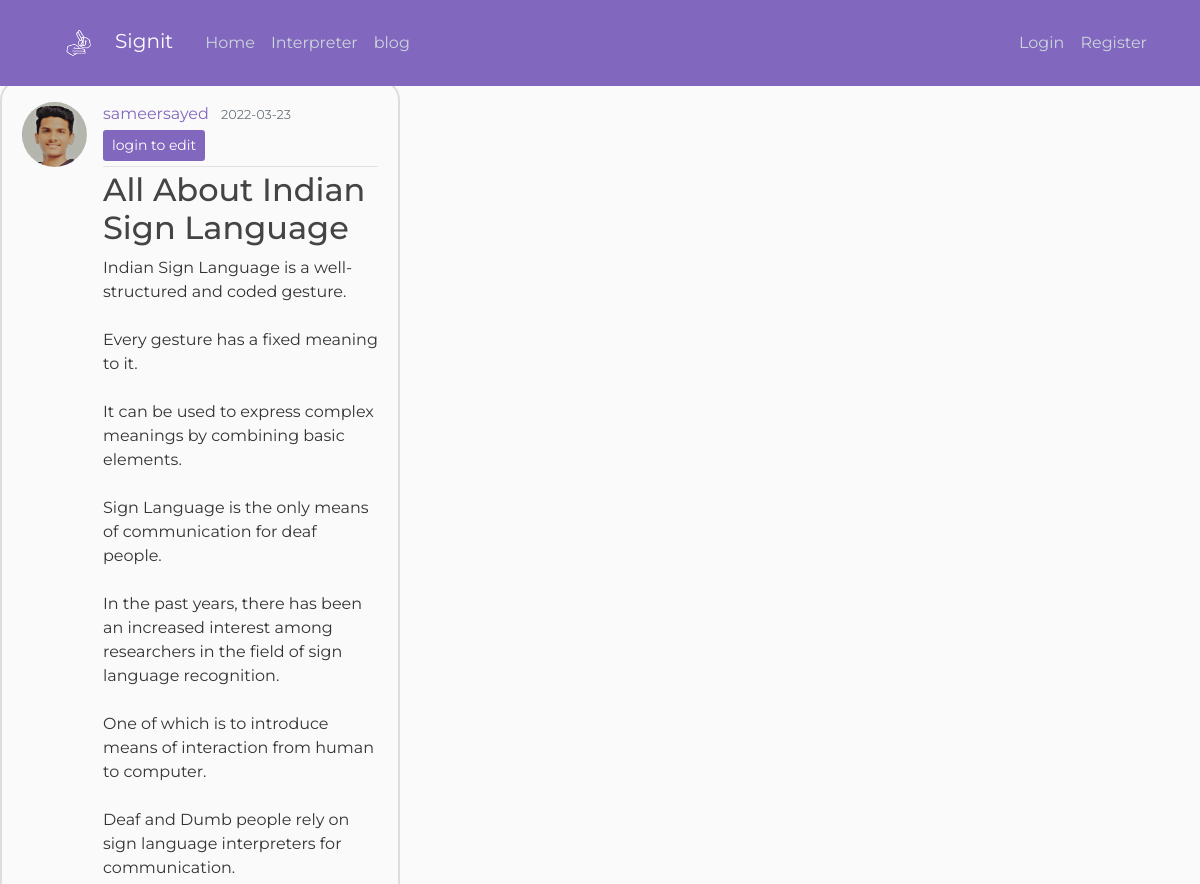
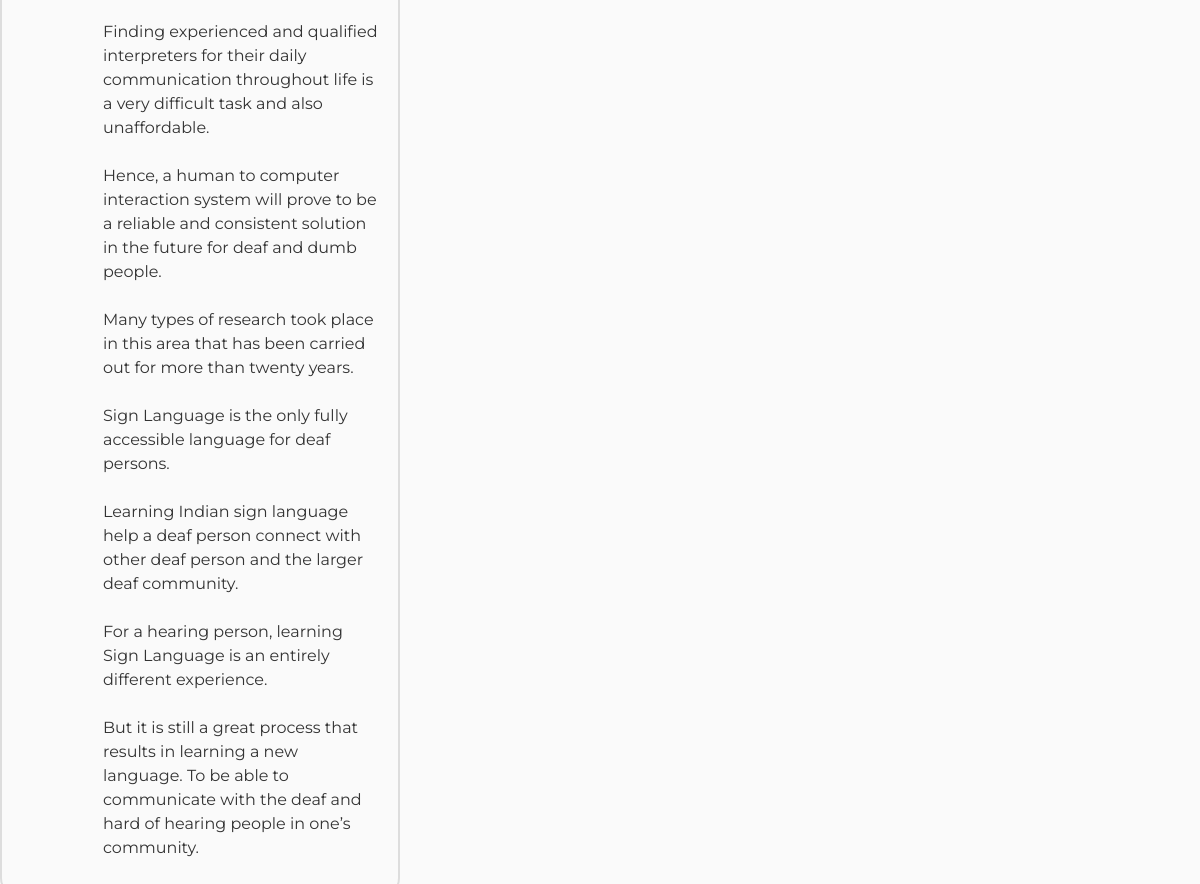
/post/1, run on the app's committed database (2 pictures, top to bottom).
### flaskblog/models.py (models this page shows, shortened)
class User(db.Model, UserMixin):
    id = db.Column(db.Integer, primary_key=True)
    username = db.Column(db.String(20), unique=True, nullable=False)
    email = db.Column(db.String(120), unique=True, nullable=False)
    image_file = db.Column(db.String(20), nullable=False, default='default.jpg')
    password = db.Column(db.String(60), nullable=False)
    posts = db.relationship('Post', backref='author', lazy=True)

class Post(db.Model):
    id = db.Column(db.Integer, primary_key=True)
    title = db.Column(db.String(100), nullable=False)
    date_posted = db.Column(db.DateTime, nullable=False, default=datetime.utcnow)
    content = db.Column(db.Text, nullable=False)
    user_id = db.Column(db.Integer, db.ForeignKey('user.id'), nullable=False)

### flaskblog/posts/routes.py (the view)
@posts.route("/post/<int:post_id>")
def post(post_id):
    post = Post.query.get_or_404(post_id)
    return render_template('post.html', title=post.title, post=post)

### flaskblog/templates/post.html (shortened to what this page needs)
{% extends "layout.html" %}
{% block content %}
  <article class="media content-section">
    <img class="rounded-circle article-img" src="{{ url_for('static', filename='profile_pics/' + post.author.image_file) }}">
    <div class="media-body">
      <div class="article-metadata">
        <a class="mr-2" href="{{ url_for('users.user_posts', username=post.author.username) }}">{{ post.author.username }}</a>
        <small class="text-muted">{{ post.date_posted.strftime('%Y-%m-%d') }}</small>
        {% if post.author == current_user %}
          <div>
            <a class="btn btn-secondary btn-sm mt-1 mb-1" href="{{ url_for('posts.update_post', post_id=post.id) }}">Update</a>
            <button type="button" class="btn btn-danger btn-sm m-1" data-toggle="modal" data-target="#deleteModal">Delete</button>
          </div>
        {% else %}
        <div>
          <a class="btn colored-section btn-sm mt-1 mb-1" href="{{ url_for('users.login')}}">login to edit</a>
        </div>
        {% endif %}
      </div>
      <h2 class="article-title">{{ post.title }}</h2>
      <p class="article-content">{{ post.content }}</p>
    </div>
  </article>
{% endblock content %}

### flaskblog/static/main.css (style rules this page uses)
body { background: #fafafa; color: #333333; margin-top: 5rem; font-family: 'Montserrat'; }
h1, h2, h3, h4, h5, h6 { color: #444444; font-weight: 500; }
.content-section { max-width: 400px; border: 2px solid #dddddd; border-radius: 20px; margin-bottom: 20px; display: flex; padding: 20px; }
.article-title { color: #444444; }
.article-content { white-space: pre-line; }
.article-img { height: 65px; width: 65px; margin-right: 16px; }
.article-metadata { padding-bottom: 1px; margin-bottom: 4px; border-bottom: 1px solid #e3e3e3 }
.colored-section { background-color: #8267BE; color: #fff; }
a { color:#8267BE; }

### data on the page
User: image_file (picture), author.username "sameersayed"
Post: date_posted "2022-03-23", title "All About Indian Sign Language", content "Indian Sign Language is a well-structured and coded gesture. Every gesture has a fixed meaning to it. It can be used to express complex meanings by combining basic elements. Sign Language is the only means of communication for deaf people. In the past years, there has been an increased interest among researchers in the field of sign language recognition. One of which is to introduce means of interaction from human to computer. Deaf and Dumb people rely on sign language interpreters for communication. Finding experienced and qualified interpreters for their daily communication throughout life is a very difficult task and also unaffordable. Hence, a human to computer interaction system will…"
